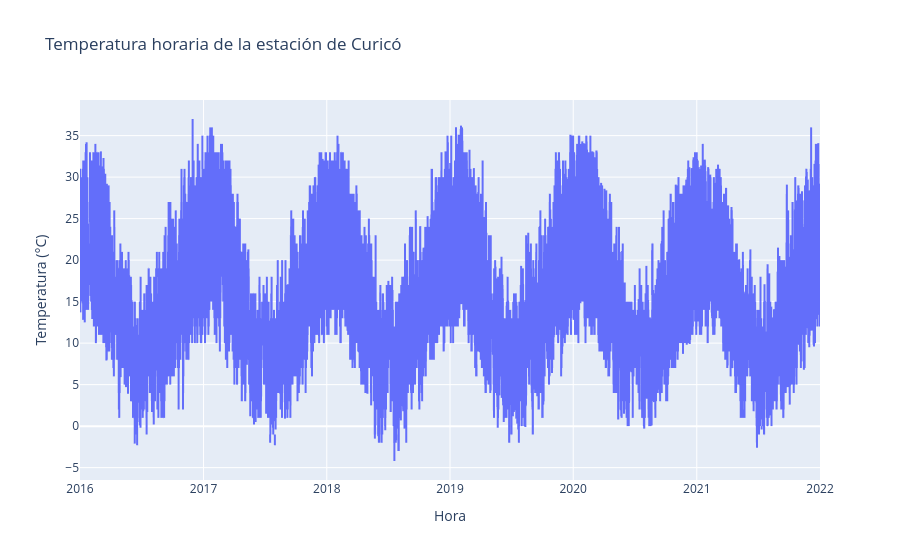

Write notebook code for a chart like this one.
### Markdown cell above
`head` y `describe` no muestran si la serie tiene huecos ni cómo cambia en el tiempo. Grafiquemos la temperatura a lo largo de los seis años.

### Code cell
import plotly.express as px

figura = px.line(
    estacion,
    x="hora",
    y="temp",
    title="Temperatura horaria de la estación de Curicó",
    labels={"hora": "Hora", "temp": "Temperatura (°C)"},
)
figura.show()

### Figure 1 — Plotly figure (JSON) as saved in the notebook; plotly's stock layout.template omitted (floating-point values rounded to 4 significant figures; data arrays with more than 128 entries replaced by an {"elided": "..."} marker saying what was removed)
{"data": [{"hovertemplate": "Hora=%{x}<br>Temperatura (°C)=%{y}<extra></extra>", "legendgroup": "", "line": {"color": "#636efa", "dash": "solid"}, "marker": {"symbol": "circle"}, "mode": "lines", "name": "", "showlegend": false, "type": "scattergl", "x": {"elided": "52608 str values"}, "xaxis": "x", "y": {"elided": "52608 float values"}, "yaxis": "y"}], "layout": {"legend": {"tracegroupgap": 0}, "title": {"text": "Temperatura horaria de la estación de Curicó"}, "xaxis": {"anchor": "y", "domain": [0, 1], "title": {"text": "Hora"}}, "yaxis": {"anchor": "x", "domain": [0, 1], "title": {"text": "Temperatura (°C)"}}}}
